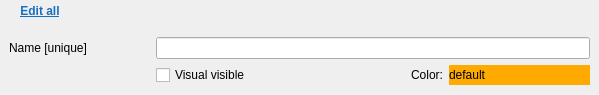
<?xml version="1.0" encoding="UTF-8"?>
<ui version="4.0">
 <class>NameWidget</class>
 <widget class="QWidget" name="NameWidget">
  <property name="geometry">
   <rect>
    <x>0</x>
    <y>0</y>
    <width>599</width>
    <height>95</height>
   </rect>
  </property>
  <property name="minimumSize">
   <size>
    <width>0</width>
    <height>0</height>
   </size>
  </property>
  <property name="windowTitle">
   <string>Form</string>
  </property>
  <layout class="QGridLayout" name="gridLayout_2">
   <property name="leftMargin">
    <number>0</number>
   </property>
   <property name="topMargin">
    <number>0</number>
   </property>
   <property name="rightMargin">
    <number>0</number>
   </property>
   <property name="bottomMargin">
    <number>0</number>
   </property>
   <item row="0" column="0">
    <widget class="QPushButton" name="pbEditAll">
     <property name="font">
      <font>
       <bold>true</bold>
       <underline>true</underline>
      </font>
     </property>
     <property name="styleSheet">
      <string notr="true">color: rgb(25, 110, 191);</string>
     </property>
     <property name="text">
      <string>Edit all</string>
     </property>
     <property name="flat">
      <bool>true</bool>
     </property>
    </widget>
   </item>
   <item row="1" column="0" colspan="2">
    <widget class="QWidget" name="widget" native="true">
     <layout class="QGridLayout" name="gridLayout">
      <item row="0" column="0">
       <widget class="QLabel" name="label">
        <property name="text">
         <string>Name [unique]</string>
        </property>
       </widget>
      </item>
      <item row="1" column="1">
       <widget class="QCheckBox" name="cbVisible">
        <property name="text">
         <string>Visual visible</string>
        </property>
       </widget>
      </item>
      <item row="1" column="2">
       <widget class="QLabel" name="label2">
        <property name="text">
         <string>Color:</string>
        </property>
        <property name="alignment">
         <set>Qt::AlignRight|Qt::AlignTrailing|Qt::AlignVCenter</set>
        </property>
       </widget>
      </item>
      <item row="1" column="3">
       <widget class="QLabel" name="lbColor">
        <property name="toolTip">
         <string>click to change, right-click to reset</string>
        </property>
        <property name="styleSheet">
         <string notr="true">background-color: rgb(255, 170, 0);</string>
        </property>
        <property name="frameShape">
         <enum>QFrame::NoFrame</enum>
        </property>
        <property name="text">
         <string>default</string>
        </property>
       </widget>
      </item>
      <item row="0" column="1" colspan="3">
       <widget class="QLineEdit" name="tbName"/>
      </item>
     </layout>
    </widget>
   </item>
   <item row="0" column="1">
    <spacer name="horizontalSpacer">
     <property name="orientation">
      <enum>Qt::Horizontal</enum>
     </property>
     <property name="sizeHint" stdset="0">
      <size>
       <width>40</width>
       <height>20</height>
      </size>
     </property>
    </spacer>
   </item>
  </layout>
 </widget>
 <resources/>
 <connections/>
</ui>
